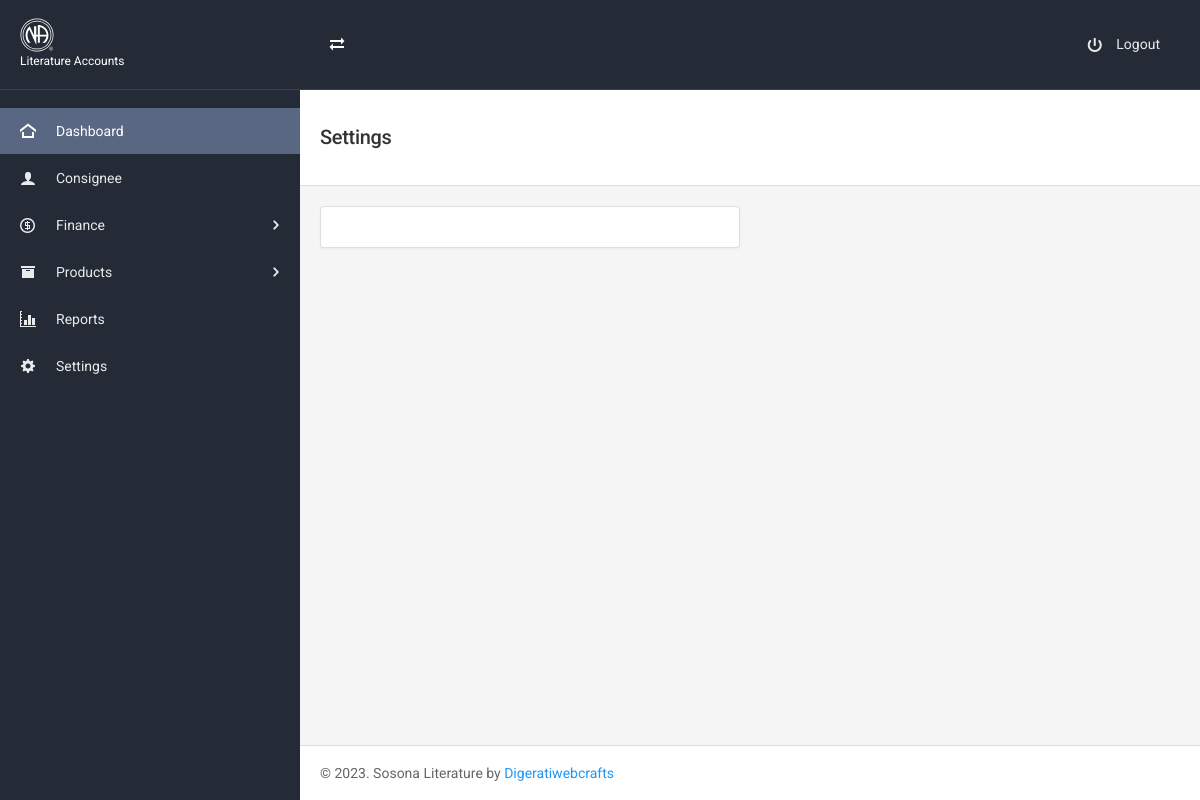
Before: /settings.php (signed in) with the older database file.
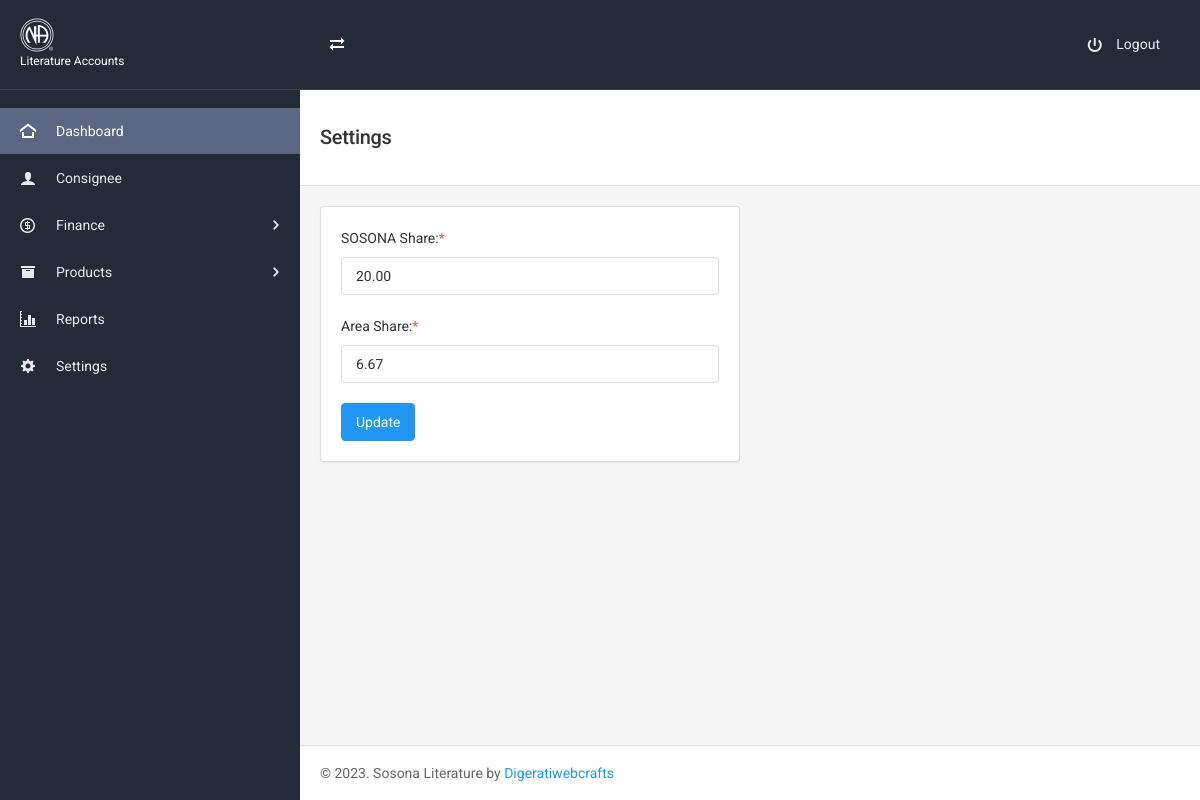
After: the same page with the newer database file.
### tables this page shows
CREATE TABLE `lds_share` (
  `id` int(11) NOT NULL,
  `sosona_share_pct` float(9,2) NOT NULL,
  `area_share_pct` float(9,2) NOT NULL
);

### settings.php (the view, shortened to what this page needs)
<?php
include "includes/header.php";
?>
<?php
include "includes/top-navbar.php";
 ?>
<div class="page-content">
    <?php
    include "includes/left-sidebar.php";
     ?>
    <div class="content-wrapper">
        <div class="content-inner">
            <div class="page-header page-header-light">
                <div class="page-header-content header-elements-lg-inline">
                    <div class="page-title d-flex">
                        <h4><span class="font-weight-semibold">Settings</span></h4>
                    </div>
                </div>
            </div>
            <div class="content">
              <div class="row">
                <div class="col-lg-6">
                  <div class="card">
                    <div class="card-body">
                      <?php
                        $sel="SELECT * FROM lds_share";
                        $rs=$conn->query($sel);
                        while($row=$rs->fetch_assoc()){
                       ?>
                      <form action="controllers/settings-do.php" method="post">
                        <div class="form-group">
                          <label>SOSONA Share:<span class="text-danger">*</span></label>
                          <input type="text" class="form-control" placeholder="Enter share percentage" name="sosona_share" value="<?php echo $row['sosona_share_pct']?>" required>
                        </div>
                        <div class="form-group">
                          <label>Area Share:<span class="text-danger">*</span></label>
                          <input type="text" class="form-control" placeholder="Enter share percentage" name="are_share" value="<?php echo $row['area_share_pct']?>" required>
                        </div>
                        <div class="">
                          <button type="submit" name="submit" class="btn btn-primary">Update</button>
                        </div>
                      </form>
                      <?php
                          }
                      ?>
                    </div>
                  </div>
                </div>
              </div>
            </div>
<?php include "includes/footer.php"; ?>

### includes/header.php (shortened to what this page needs)
<!DOCTYPE html>
<html lang="en">
<head>
	<link href="assets/css/icons/icomoon/styles.min.css" rel="stylesheet" type="text/css">
	<link href="assets/css/all.min.css" rel="stylesheet" type="text/css">
	<link href="assets/css/style.css" rel="stylesheet" type="text/css">
</head>
<body>

### includes/top-navbar.php (shortened to what this page needs)
<div class="navbar navbar-expand-lg navbar-dark navbar-static">
	<div class="navbar-brand ml-2 ml-lg-0">
		<a href="index.php" class="d-inline-block">
			<img src="assets/images/na-lgo-white.svg" alt="">
			<p class="logo-subtitle">Literature Accounts</p>
		</a>
	</div>
	<div class="ml-3 align-self-center">
		<button type="button" class="btn btn-outline-light-100 text-white border-transparent btn-icon rounded-pill btn-sm sidebar-control sidebar-main-resize d-none d-lg-inline-flex">
			<i class="icon-transmission"></i>
		</button>
	</div>
	<div class="d-flex justify-content-end align-items-center ml-auto">
		<ul class="navbar-nav flex-row">
			<li class="nav-item">
				<a href="logout.php" class="navbar-nav-link">
					<i class="icon-switch2"></i>
					<span class="d-none d-lg-inline-block ml-2">Logout</span>
				</a>
			</li>
		</ul>
	</div>
</div>

### includes/left-sidebar.php (shortened to what this page needs)
<div class="sidebar sidebar-dark sidebar-main sidebar-expand-lg">
	<div class="sidebar-content">
		<div class="sidebar-section">
			<ul class="nav nav-sidebar" data-nav-type="accordion">
				<li class="nav-item">
					<a href="index.php" class="nav-link active">
						<i class="icon-home4"></i>
						<span>
							Dashboard
						</span>
					</a>
				</li>
				<li class="nav-item">
					<a href="consignee.php" class="nav-link">
						<i class="icon-user"></i>
						<span>Consignee</span>
					</a>
				</li>
				<li class="nav-item nav-item-submenu">
					<a href="#" class="nav-link"><i class="icon-coin-dollar"></i> <span>Finance</span></a>
				</li>
				<li class="nav-item nav-item-submenu">
					<a href="#" class="nav-link"><i class="icon-box"></i> <span>Products</span></a>
				</li>
				<li class="nav-item">
					<a href="#" class="nav-link">
						<i class="icon-graph"></i>
						<span>Reports</span>
					</a>
				</li>
				<li class="nav-item">
					<a href="settings.php" class="nav-link">
						<i class="icon-gear"></i>
						<span>Settings</span>
					</a>
				</li>
			</ul>
		</div>
	</div>
</div>

### includes/footer.php
<div class="navbar navbar-light border-bottom-0 border-top">
	<div id="navbar-footer">
		<span class="navbar-text">
			&copy; 2023. Sosona Literature by <a href="https://digeratiwebcrafts.com/" target="_blank">Digeratiwebcrafts</a>
		</span>
	</div>
</div>
</div>
</div>
</div>
</body>
</html>

### assets/css/style.css (style rules this page uses)
.navbar-brand img { height: 2.125rem; }
.logo-subtitle { color: #fff; font-size: 12px; margin-bottom: 0; }

Changed rows visible on the page:
added lds_share: sosona_share "20.00", are_share "6.67"
